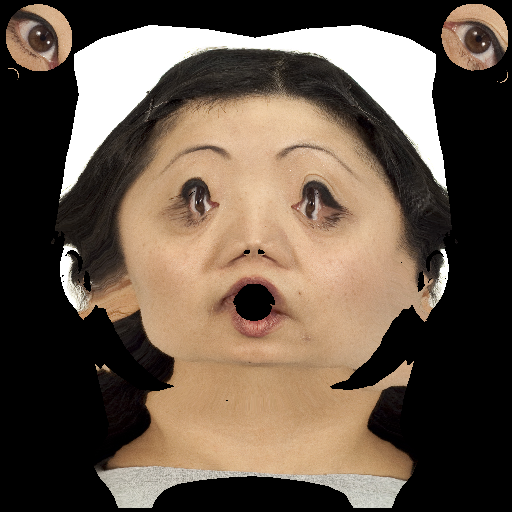
#> input picture images_generate/test.png, 512 x 512 px, found by its file name
$ python generate.py
#> lines starting #> are read from the running program, lines starting #| are printed output that depends on the picture; after the words box and inside, x2 and y2 are one past the last pixel; in counts of white or black regions, pixels touching at a corner belong together
import cv2 as cv
import numpy as np

img=cv.imread("test.png")
#> img is the input picture: shape (512, 512, 3); mean B, G, R 73.8, 87.6, 102.9
dimensions=img.shape
#> dimensions = (512, 512, 3)
h,w=dimensions[0],dimensions[1]
#> h = 512; w = 512
print(f'h={h} w={w}')
#| h=512 w=512

area=h*w
#> area = 262144
lower_area=0.25*area
#> lower_area = 65536
upper_area=0.5*area
#> upper_area = 131072

# color=(255,0,0)
color=(0,0,0)
thickness=-1

pi=3.14
sum_area=0
rand_area=np.random.randint(lower_area,upper_area)
#> rand_area = 68268
print(rand_area)
#| 68268

rand_area=np.random.randint(lower_area,upper_area)
#> rand_area = 109103

while sum_area<rand_area:
    radius=np.random.randint(20,50)
    center_coordinates=(np.random.randint(0,h),np.random.randint(0,w))
    img=cv.circle(img,center_coordinates,radius,color,thickness)
    sum_area+=(pi*(radius**2))
    print(sum_area)
#> this loop made 33 passes
#> pass 1, `img=cv.circle(img,center_coordinates,radius,color,thickness)`:
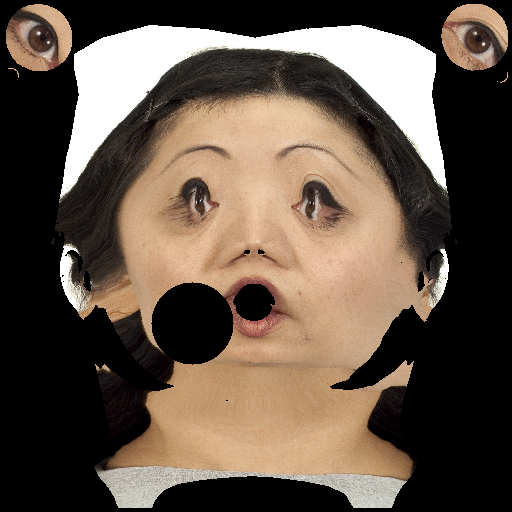
#> img: shape (512, 512, 3); 2.01% of pixels changed, all inside (x1, y1, x2, y2) = (151, 282, 234, 365)
#> pass 2, `img=cv.circle(img,center_coordinates,radius,color,thickness)`:
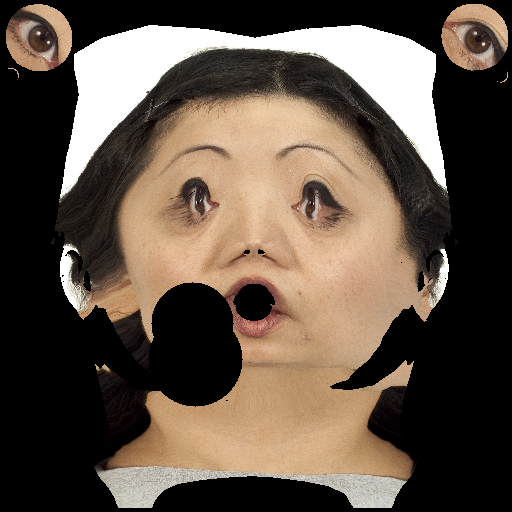
#> img: shape (512, 512, 3); 1.46% of pixels changed, all inside (x1, y1, x2, y2) = (148, 332, 243, 407)
#> pass 3, `img=cv.circle(img,center_coordinates,radius,color,thickness)`:
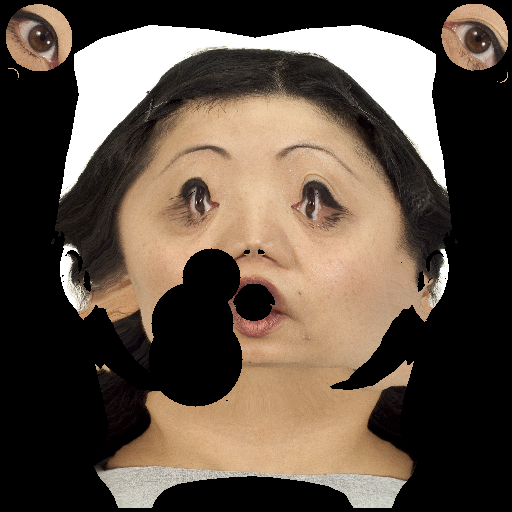
#> img: shape (512, 512, 3); 0.75% of pixels changed, all inside (x1, y1, x2, y2) = (182, 248, 241, 302)
#> after the loop:
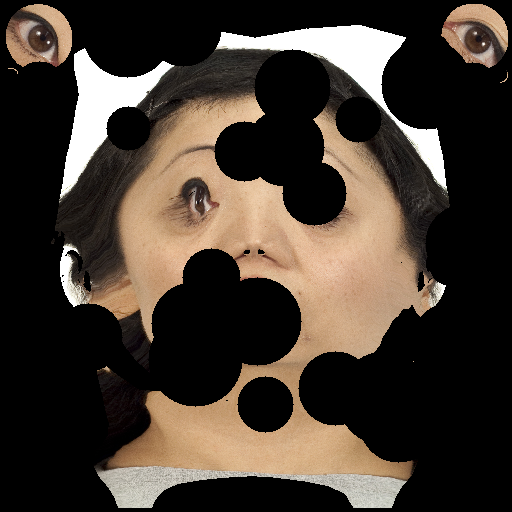
#> img: shape (512, 512, 3); 15.61% of pixels changed, all inside (x1, y1, x2, y2) = (17, 25, 498, 463)
#> after the loop, sum_area = 113730.8

cv.imshow("image",img)
cv.waitKey(0)
